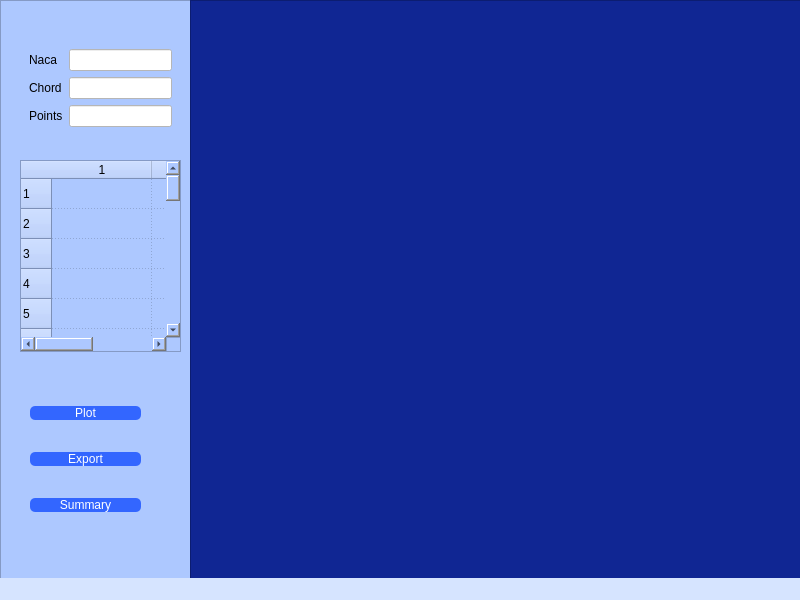
<?xml version="1.0" encoding="UTF-8"?>
<ui version="4.0">
 <class>MainWindow</class>
 <widget class="QMainWindow" name="MainWindow">
  <property name="geometry">
   <rect>
    <x>0</x>
    <y>0</y>
    <width>800</width>
    <height>600</height>
   </rect>
  </property>
  <property name="windowTitle">
   <string>Airfoil generator</string>
  </property>
  <property name="styleSheet">
   <string notr="true">background-color: rgb(214, 228, 255);</string>
  </property>
  <widget class="QWidget" name="centralwidget">
   <widget class="QFrame" name="frame">
    <property name="geometry">
     <rect>
      <x>0</x>
      <y>0</y>
      <width>191</width>
      <height>611</height>
     </rect>
    </property>
    <property name="styleSheet">
     <string notr="true">background-color: rgb(173, 200, 255);</string>
    </property>
    <property name="frameShape">
     <enum>QFrame::StyledPanel</enum>
    </property>
    <property name="frameShadow">
     <enum>QFrame::Raised</enum>
    </property>
    <widget class="QFrame" name="formFrame">
     <property name="geometry">
      <rect>
       <x>20</x>
       <y>40</y>
       <width>161</width>
       <height>101</height>
      </rect>
     </property>
     <layout class="QFormLayout" name="formLayout">
      <item row="0" column="0">
       <widget class="QLabel" name="label">
        <property name="text">
         <string>Naca</string>
        </property>
       </widget>
      </item>
      <item row="0" column="1">
       <widget class="QLineEdit" name="lineEdit">
        <property name="styleSheet">
         <string notr="true">background-color: rgb(255, 255, 255);</string>
        </property>
       </widget>
      </item>
      <item row="1" column="0">
       <widget class="QLabel" name="label_2">
        <property name="text">
         <string>Chord</string>
        </property>
       </widget>
      </item>
      <item row="1" column="1">
       <widget class="QLineEdit" name="lineEdit_2">
        <property name="styleSheet">
         <string notr="true">background-color: rgb(255, 255, 255);</string>
        </property>
       </widget>
      </item>
      <item row="2" column="0">
       <widget class="QLabel" name="label_3">
        <property name="text">
         <string>Points</string>
        </property>
       </widget>
      </item>
      <item row="2" column="1">
       <widget class="QLineEdit" name="lineEdit_3">
        <property name="styleSheet">
         <string notr="true">background-color: rgb(255, 255, 255);</string>
        </property>
       </widget>
      </item>
     </layout>
    </widget>
    <widget class="QTableWidget" name="tableWidget">
     <property name="geometry">
      <rect>
       <x>20</x>
       <y>160</y>
       <width>161</width>
       <height>192</height>
      </rect>
     </property>
     <property name="autoFillBackground">
      <bool>false</bool>
     </property>
     <property name="gridStyle">
      <enum>Qt::DotLine</enum>
     </property>
     <property name="rowCount">
      <number>1000</number>
     </property>
     <property name="columnCount">
      <number>2</number>
     </property>
     <attribute name="horizontalHeaderShowSortIndicator" stdset="0">
      <bool>true</bool>
     </attribute>
     <attribute name="horizontalHeaderStretchLastSection">
      <bool>false</bool>
     </attribute>
     <row/>
     <row/>
     <row/>
     <row/>
     <row/>
     <row/>
     <row/>
     <row/>
     <row/>
     <row/>
     <row/>
     <row/>
     <row/>
     <row/>
     <row/>
     <row/>
     <row/>
     <row/>
     <row/>
     <row/>
     <row/>
     <row/>
     <row/>
     <row/>
     <row/>
     <row/>
     <row/>
     <row/>
     <row/>
     <row/>
     <row/>
     <row/>
     <row/>
     <row/>
     <row/>
     <row/>
     <row/>
     <row/>
     <row/>
     <row/>
     <row/>
     <row/>
     <row/>
     <row/>
     <row/>
     <row/>
     <row/>
     <row/>
     <row/>
     <row/>
     <row/>
     <row/>
     <row/>
     <row/>
     <row/>
     <row/>
     <row/>
     <row/>
     <row/>
     <row/>
     <row/>
     <row/>
     <row/>
     <row/>
     <row/>
     <row/>
     <row/>
     <row/>
     <row/>
     <row/>
     <row/>
     <row/>
     <row/>
     <row/>
     <row/>
     <row/>
     <row/>
     <row/>
     <row/>
     <row/>
     <row/>
     <row/>
     <row/>
     <row/>
     <row/>
     <row/>
     <row/>
     <row/>
     <row/>
     <row/>
     <row/>
     <row/>
     <row/>
     <row/>
     <row/>
     <row/>
     <row/>
     <row/>
     <row/>
     <row/>
     <row/>
     <row/>
     <row/>
     <row/>
     <row/>
     <row/>
     <row/>
     <row/>
     <row/>
     <row/>
     <row/>
     <row/>
     <row/>
     <row/>
     <row/>
     <row/>
     <row/>
     <row/>
     <row/>
     <row/>
     <row/>
     <row/>
     <row/>
     <row/>
     <row/>
     <row/>
     <row/>
     <row/>
     <row/>
     <row/>
     <row/>
     <row/>
     <row/>
     <row/>
     <row/>
     <row/>
     <row/>
     <row/>
     <row/>
     <row/>
     <row/>
     <row/>
     <row/>
     <row/>
     <row/>
     <row/>
     <row/>
     <row/>
     <row/>
     <row/>
     <row/>
     <row/>
     <row/>
     <row/>
     <row/>
     <row/>
     <row/>
     <row/>
     <row/>
     <row/>
     <row/>
     <row/>
     <row/>
     <row/>
     <row/>
     <row/>
     <row/>
     <row/>
     <row/>
     <row/>
     <row/>
     <row/>
     <row/>
     <row/>
     <row/>
     <row/>
     <row/>
     <row/>
     <row/>
     <row/>
     <row/>
     <row/>
     <row/>
     <row/>
     <row/>
     <row/>
     <row/>
     <row/>
     <row/>
     <row/>
     <row/>
     <row/>
     <row/>
     <row/>
     <row/>
     <row/>
     <row/>
     <row/>
     <row/>
     <row/>
     <row/>
     <row/>
     <row/>
     <row/>
     <row/>
     <row/>
     <row/>
     <row/>
     <row/>
     <row/>
     <row/>
     <row/>
     <row/>
     <row/>
     <row/>
     <row/>
     <row/>
     <row/>
     <row/>
     <row/>
     <row/>
     <row/>
     <row/>
     <row/>
     <row/>
     <row/>
     <row/>
     <row/>
     <row/>
     <row/>
     <row/>
     <row/>
     <row/>
     <row/>
     <row/>
     <row/>
     <row/>
     <row/>
     <row/>
     <row/>
     <row/>
     <row/>
     <row/>
     <row/>
     <row/>
     <row/>
     <row/>
     <row/>
     <row/>
     <row/>
     <row/>
     <row/>
     <row/>
     <row/>
     <row/>
     <row/>
     <row/>
     <row/>
     <row/>
     <row/>
     <row/>
     <row/>
     <row/>
     <row/>
     <row/>
     <row/>
     <row/>
     <row/>
     <row/>
     <row/>
     <row/>
     <row/>
     <row/>
     <row/>
     <row/>
     <row/>
     <row/>
     <row/>
     <row/>
     <row/>
     <row/>
     <row/>
     <row/>
     <row/>
     <row/>
     <row/>
     <row/>
     <row/>
     <row/>
     <row/>
     <row/>
     <row/>
     <row/>
     <row/>
     <row/>
     <row/>
     <row/>
     <row/>
     <row/>
     <row/>
     <row/>
     <row/>
     <row/>
     <row/>
     <row/>
     <row/>
     <row/>
     <row/>
     <row/>
     <row/>
     <row/>
     <row/>
     <row/>
     <row/>
     <row/>
     <row/>
     <row/>
     <row/>
     <row/>
     <row/>
     <row/>
     <row/>
     <row/>
     <row/>
     <row/>
     <row/>
     <row/>
     <row/>
     <row/>
     <row/>
     <row/>
     <row/>
     <row/>
     <row/>
     <row/>
     <row/>
     <row/>
     <row/>
     <row/>
     <row/>
     <row/>
     <row/>
     <row/>
     <row/>
     <row/>
     <row/>
     <row/>
     <row/>
     <row/>
     <row/>
     <row/>
     <row/>
     <row/>
     <row/>
     <row/>
     <row/>
     <row/>
     <row/>
     <row/>
     <row/>
     <row/>
     <row/>
     <row/>
     <row/>
     <row/>
     <row/>
     <row/>
     <row/>
     <row/>
     <row/>
     <row/>
     <row/>
     <row/>
     <row/>
     <row/>
     <row/>
     <row/>
     <row/>
     <row/>
     <row/>
     <row/>
     <row/>
     <row/>
     <row/>
     <row/>
     <row/>
     <row/>
     <row/>
     <row/>
     <row/>
     <row/>
     <row/>
     <row/>
     <row/>
     <row/>
     <row/>
     <row/>
     <row/>
     <row/>
     <row/>
     <row/>
     <row/>
     <row/>
     <row/>
     <row/>
     <row/>
     <row/>
     <row/>
     <row/>
     <row/>
     <row/>
     <row/>
     <row/>
     <row/>
     <row/>
     <row/>
     <row/>
     <row/>
     <row/>
     <row/>
     <row/>
     <row/>
     <row/>
     <row/>
     <row/>
     <row/>
     <row/>
     <row/>
     <row/>
     <row/>
     <row/>
     <row/>
     <row/>
     <row/>
     <row/>
     <row/>
     <row/>
     <row/>
     <row/>
     <row/>
     <row/>
     <row/>
     <row/>
     <row/>
     <row/>
     <row/>
     <row/>
     <row/>
     <row/>
     <row/>
     <row/>
     <row/>
     <row/>
     <row/>
     <row/>
     <row/>
     <row/>
     <row/>
     <row/>
     <row/>
     <row/>
     <row/>
     <row/>
     <row/>
     <row/>
     <row/>
     <row/>
     <row/>
     <row/>
     <row/>
     <row/>
     <row/>
     <row/>
     <row/>
     <row/>
     <row/>
     <row/>
     <row/>
     <row/>
     <row/>
     <row/>
     <row/>
     <row/>
     <row/>
     <row/>
     <row/>
     <row/>
     <row/>
     <row/>
     <row/>
     <row/>
     <row/>
     <row/>
     <row/>
     <row/>
     <row/>
     <row/>
     <row/>
     <row/>
     <row/>
     <row/>
     <row/>
     <row/>
     <row/>
     <row/>
     <row/>
     <row/>
     <row/>
     <row/>
     <row/>
     <row/>
     <row/>
     <row/>
     <row/>
     <row/>
     <row/>
     <row/>
     <row/>
     <row/>
     <row/>
     <row/>
     <row/>
     <row/>
     <row/>
     <row/>
     <row/>
     <row/>
     <row/>
     <row/>
     <row/>
     <row/>
     <row/>
     <row/>
     <row/>
     <row/>
     <row/>
     <row/>
     <row/>
     <row/>
     <row/>
     <row/>
     <row/>
     <row/>
     <row/>
     <row/>
     <row/>
     <row/>
     <row/>
     <row/>
     <row/>
     <row/>
     <row/>
     <row/>
     <row/>
     <row/>
     <row/>
     <row/>
     <row/>
     <row/>
     <row/>
     <row/>
     <row/>
     <row/>
     <row/>
     <row/>
     <row/>
     <row/>
     <row/>
     <row/>
     <row/>
     <row/>
     <row/>
     <row/>
     <row/>
     <row/>
     <row/>
     <row/>
     <row/>
     <row/>
     <row/>
     <row/>
     <row/>
     <row/>
     <row/>
     <row/>
     <row/>
     <row/>
     <row/>
     <row/>
     <row/>
     <row/>
     <row/>
     <row/>
     <row/>
     <row/>
     <row/>
     <row/>
     <row/>
     <row/>
     <row/>
     <row/>
     <row/>
     <row/>
     <row/>
     <row/>
     <row/>
     <row/>
     <row/>
     <row/>
     <row/>
     <row/>
     <row/>
     <row/>
     <row/>
     <row/>
     <row/>
     <row/>
     <row/>
     <row/>
     <row/>
     <row/>
     <row/>
     <row/>
     <row/>
     <row/>
     <row/>
     <row/>
     <row/>
     <row/>
     <row/>
     <row/>
     <row/>
     <row/>
     <row/>
     <row/>
     <row/>
     <row/>
     <row/>
     <row/>
     <row/>
     <row/>
     <row/>
     <row/>
     <row/>
     <row/>
     <row/>
     <row/>
     <row/>
     <row/>
     <row/>
     <row/>
     <row/>
     <row/>
     <row/>
     <row/>
     <row/>
     <row/>
     <row/>
     <row/>
     <row/>
     <row/>
     <row/>
     <row/>
     <row/>
     <row/>
     <row/>
     <row/>
     <row/>
     <row/>
     <row/>
     <row/>
     <row/>
     <row/>
     <row/>
     <row/>
     <row/>
     <row/>
     <row/>
     <row/>
     <row/>
     <row/>
     <row/>
     <row/>
     <row/>
     <row/>
     <row/>
     <row/>
     <row/>
     <row/>
     <row/>
     <row/>
     <row/>
     <row/>
     <row/>
     <row/>
     <row/>
     <row/>
     <row/>
     <row/>
     <row/>
     <row/>
     <row/>
     <row/>
     <row/>
     <row/>
     <row/>
     <row/>
     <row/>
     <row/>
     <row/>
     <row/>
     <row/>
     <row/>
     <row/>
     <row/>
     <row/>
     <row/>
     <row/>
     <row/>
     <row/>
     <row/>
     <row/>
     <row/>
     <row/>
     <row/>
     <row/>
     <row/>
     <row/>
     <row/>
     <row/>
     <row/>
     <row/>
     <row/>
     <row/>
     <row/>
     <row/>
     <row/>
     <row/>
     <row/>
     <row/>
     <row/>
     <row/>
     <row/>
     <row/>
     <row/>
     <row/>
     <row/>
     <row/>
     <row/>
     <row/>
     <row/>
     <row/>
     <row/>
     <row/>
     <row/>
     <row/>
     <row/>
     <row/>
     <row/>
     <row/>
     <row/>
     <row/>
     <row/>
     <row/>
     <row/>
     <row/>
     <row/>
     <row/>
     <row/>
     <row/>
     <row/>
     <row/>
     <row/>
     <row/>
     <row/>
     <row/>
     <row/>
     <row/>
     <row/>
     <row/>
     <row/>
     <row/>
     <row/>
     <row/>
     <row/>
     <row/>
     <row/>
     <row/>
     <row/>
     <row/>
     <row/>
     <row/>
     <row/>
     <row/>
     <row/>
     <row/>
     <row/>
     <row/>
     <row/>
     <row/>
     <row/>
     <row/>
     <row/>
     <row/>
     <row/>
     <row/>
     <row/>
     <row/>
     <row/>
     <row/>
     <row/>
     <row/>
     <row/>
     <row/>
     <row/>
     <row/>
     <row/>
     <row/>
     <row/>
     <row/>
     <row/>
     <row/>
     <row/>
     <row/>
     <row/>
     <row/>
     <row/>
     <row/>
     <row/>
     <row/>
     <row/>
     <row/>
     <row/>
     <row/>
     <row/>
     <row/>
     <row/>
     <row/>
     <row/>
     <row/>
     <row/>
     <row/>
     <row/>
     <row/>
     <row/>
     <row/>
     <row/>
     <row/>
     <row/>
     <row/>
     <row/>
     <row/>
     <row/>
     <row/>
     <row/>
     <row/>
     <row/>
     <row/>
     <row/>
     <row/>
     <row/>
     <row/>
     <row/>
     <row/>
     <row/>
     <row/>
     <row/>
     <row/>
     <row/>
     <row/>
     <row/>
     <row/>
     <row/>
     <row/>
     <row/>
     <row/>
     <row/>
     <row/>
     <row/>
     <row/>
     <row/>
     <row/>
     <row/>
     <row/>
     <row/>
     <row/>
     <row/>
     <row/>
     <row/>
     <row/>
     <row/>
     <row/>
     <row/>
     <row/>
     <row/>
     <row/>
     <row/>
     <row/>
     <row/>
     <row/>
     <row/>
     <row/>
     <row/>
     <row/>
     <row/>
     <row/>
     <row/>
     <row/>
     <row/>
     <row/>
     <row/>
     <row/>
     <row/>
     <row/>
     <row/>
     <row/>
     <row/>
     <row/>
     <row/>
     <row/>
     <row/>
     <row/>
     <row/>
     <row/>
     <row/>
     <row/>
     <row/>
     <row/>
     <row/>
     <row/>
     <row/>
     <row/>
     <row/>
     <row/>
     <row/>
     <row/>
     <row/>
     <row/>
     <row/>
     <row/>
     <row/>
     <row/>
     <row/>
     <row/>
     <row/>
     <row/>
     <row/>
     <row/>
     <row/>
     <row/>
     <row/>
     <row/>
     <row/>
     <row/>
     <row/>
     <row/>
     <row/>
     <row/>
     <row/>
     <row/>
     <row/>
     <row/>
     <row/>
     <row/>
     <row/>
     <row/>
     <row/>
     <row/>
     <row/>
     <row/>
     <row/>
     <row/>
     <row/>
     <row/>
     <row/>
     <row/>
     <row/>
     <row/>
     <row/>
     <row/>
     <row/>
     <row/>
     <row/>
     <row/>
     <row/>
     <row/>
     <row/>
     <row/>
     <row/>
     <row/>
     <row/>
     <row/>
     <row/>
     <row/>
     <row/>
     <row/>
     <row/>
     <row/>
     <row/>
     <row/>
     <column/>
     <column/>
    </widget>
    <widget class="QWidget" name="verticalLayoutWidget">
     <property name="geometry">
      <rect>
       <x>30</x>
       <y>380</y>
       <width>111</width>
       <height>161</height>
      </rect>
     </property>
     <layout class="QVBoxLayout" name="verticalLayout">
      <item>
       <widget class="QPushButton" name="pushButton">
        <property name="styleSheet">
         <string notr="true">background-color: rgb(51, 102, 255);
border-radius: 5px;
color: white;
</string>
        </property>
        <property name="text">
         <string>Plot</string>
        </property>
       </widget>
      </item>
      <item>
       <widget class="QPushButton" name="pushButton_3">
        <property name="styleSheet">
         <string notr="true">background-color: rgb(51, 102, 255);
border-radius: 5px;
color: white;
</string>
        </property>
        <property name="text">
         <string>Export</string>
        </property>
       </widget>
      </item>
      <item>
       <widget class="QPushButton" name="pushButton_2">
        <property name="styleSheet">
         <string notr="true">border-radius: 5px;
background-color: rgb(51, 102, 255);
color: rgb(255, 255, 255);</string>
        </property>
        <property name="text">
         <string>Summary</string>
        </property>
       </widget>
      </item>
     </layout>
    </widget>
   </widget>
   <widget class="QFrame" name="frame_2">
    <property name="geometry">
     <rect>
      <x>190</x>
      <y>0</y>
      <width>621</width>
      <height>581</height>
     </rect>
    </property>
    <property name="styleSheet">
     <string notr="true">background-color: rgb(16, 38, 147);</string>
    </property>
    <property name="frameShape">
     <enum>QFrame::StyledPanel</enum>
    </property>
    <property name="frameShadow">
     <enum>QFrame::Raised</enum>
    </property>
   </widget>
  </widget>
  <widget class="QStatusBar" name="statusbar"/>
 </widget>
 <resources/>
 <connections/>
</ui>
